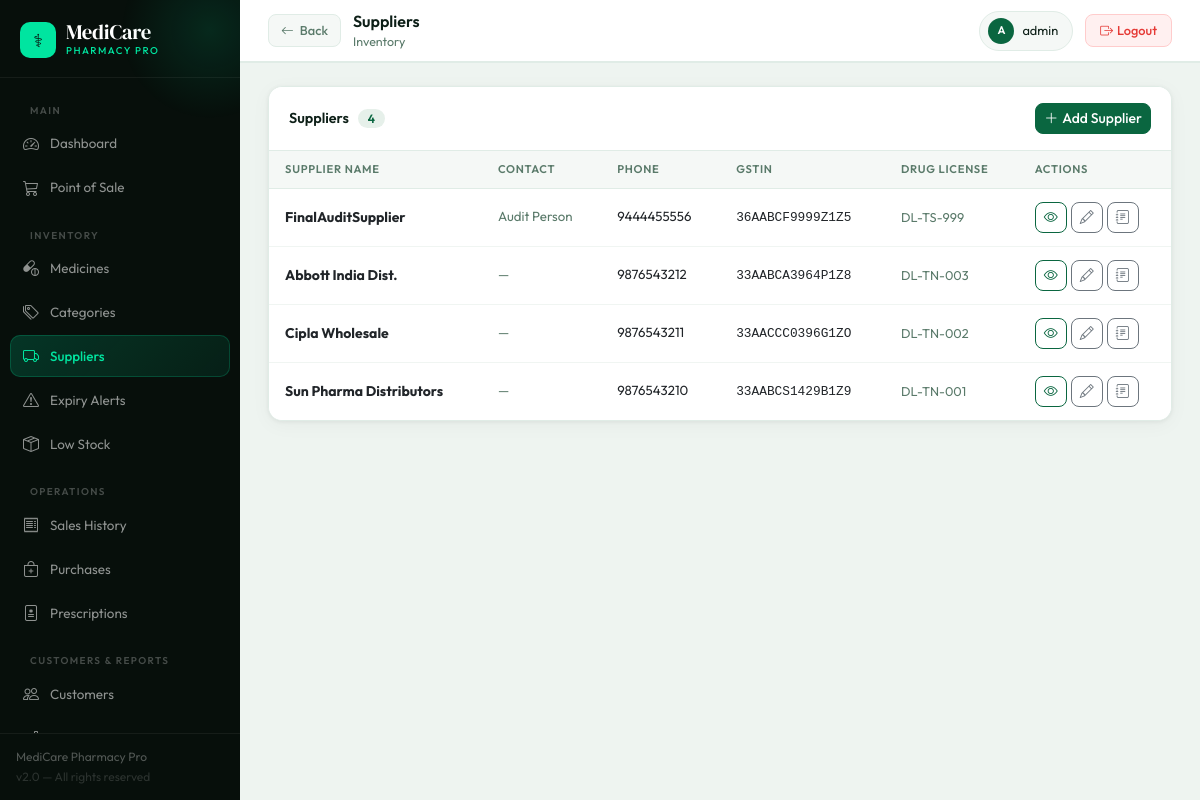
The page /inventory/suppliers/ (signed in) on the database its author committed.
### inventory/models.py (models this page shows, shortened)
class Supplier(models.Model):
    name = models.CharField(max_length=200)
    contact_person = models.CharField(max_length=100, blank=True)
    phone = models.CharField(max_length=20)
    email = models.EmailField(blank=True)
    address = models.TextField(blank=True)
    gstin = models.CharField(max_length=15, blank=True)
    drug_license = models.CharField(max_length=50, blank=True)
    is_active = models.BooleanField(default=True)
    created_at = models.DateTimeField(auto_now_add=True)
    class Meta:
        ordering = ['-created_at']

### inventory/views.py (the view)
# urls.py: path('suppliers/', views.supplier_list, name='supplier_list'),
@login_required
def supplier_list(request):
    suppliers = Supplier.objects.filter(is_active=True)
    return render(request, 'inventory/supplier_list.html', {'suppliers': suppliers})

### templates/inventory/supplier_list.html (shortened to what this page needs)
{% extends 'base.html' %}
{% block breadcrumb %}Inventory{% endblock %}
{% block back_button %}<a href="/" class="back-btn"><i class="bi bi-arrow-left"></i> Back</a>{% endblock %}
{% block page_title %}Suppliers{% endblock %}
{% block content %}
<div class="card">
  <div class="card-header">
    <span>Suppliers <span style="background:#e6f0ea;color:var(--primary);border-radius:20px;padding:2px 10px;font-size:.75rem;margin-left:6px;">{{ suppliers.count }}</span></span>
    <a href="{% url 'supplier_add' %}" class="btn btn-sm btn-primary"><i class="bi bi-plus-lg me-1"></i>Add Supplier</a>
  </div>
  <div class="table-responsive">
    <table class="table mb-0">
      <thead><tr><th>Supplier Name</th><th>Contact</th><th>Phone</th><th>GSTIN</th><th>Drug License</th><th>Actions</th></tr></thead>
      <tbody>
      {% for s in suppliers %}
      <tr>
        <td><strong style="font-size:.875rem;">{{ s.name }}</strong></td>
        <td style="font-size:.83rem;color:var(--text-muted);">{{ s.contact_person|default:"—" }}</td>
        <td style="font-size:.83rem;">{{ s.phone }}</td>
        <td style="font-size:.8rem;font-family:monospace;">{{ s.gstin|default:"—" }}</td>
        <td style="font-size:.8rem;color:var(--text-muted);">{{ s.drug_license|default:"—" }}</td>
        <td>
          <div class="d-flex gap-1">
            <a href="{% url 'supplier_detail' s.pk %}" class="btn btn-sm btn-outline-primary" title="View"><i class="bi bi-eye"></i></a>
            <a href="{% url 'supplier_edit' s.pk %}" class="btn btn-sm btn-outline-secondary" title="Edit"><i class="bi bi-pencil"></i></a>
            <a href="{% url 'supplier_ledger' s.pk %}" class="btn btn-sm btn-outline-secondary" title="Ledger"><i class="bi bi-journal-text"></i></a>
          </div>
        </td>
      </tr>
      {% empty %}
      <tr><td colspan="6"><div class="empty-state"><i class="bi bi-truck"></i><p>No suppliers yet. <a href="{% url 'supplier_add' %}">Add one</a></p></div></td></tr>
      {% endfor %}
      </tbody>
    </table>
  </div>
</div>
{% endblock %}

### templates/base.html (shortened to what this page needs)
<!DOCTYPE html>
<html lang="en">
<head>
<link href="https://cdn.jsdelivr.net/npm/bootstrap@5.3.0/dist/css/bootstrap.min.css" rel="stylesheet">
<link href="https://cdn.jsdelivr.net/npm/bootstrap-icons@1.11.0/font/bootstrap-icons.css" rel="stylesheet">
</head>
<body>
{% if user.is_authenticated %}
<aside class="sidebar">
  <div class="sb-brand">
    <div class="logo-wrap">
      <div class="logo-icon">⚕</div>
      <div>
        <div class="logo-text">MediCare</div>
        <div class="logo-sub">Pharmacy Pro</div>
      </div>
    </div>
  </div>
  <nav class="sb-nav">
    <div class="sb-section">Main</div>
    <a href="/" class="sb-link {% if request.path == '/' %}active{% endif %}">
      <i class="bi bi-speedometer2"></i> Dashboard
    </a>
    <a href="{% url 'pos' %}" class="sb-link {% if '/sales/pos' in request.path %}active{% endif %}">
      <i class="bi bi-cart3"></i> Point of Sale
    </a>
    <div class="sb-section">Inventory</div>
    <a href="{% url 'medicine_list' %}" class="sb-link ">
      <i class="bi bi-capsule-pill"></i> Medicines
    </a>
    <a href="{% url 'category_list' %}" class="sb-link {% if 'categor' in request.path %}active{% endif %}">
      <i class="bi bi-tags"></i> Categories
    </a>
    <a href="{% url 'supplier_list' %}" class="sb-link {% if 'supplier' in request.path %}active{% endif %}">
      <i class="bi bi-truck"></i> Suppliers
    </a>
    <a href="{% url 'expiry_alerts' %}" class="sb-link {% if 'expiry' in request.path %}active{% endif %}">
      <i class="bi bi-exclamation-triangle"></i> Expiry Alerts
    </a>
    <a href="{% url 'low_stock_list' %}" class="sb-link {% if 'low-stock' in request.path %}active{% endif %}">
      <i class="bi bi-box-seam"></i> Low Stock
    </a>
    <div class="sb-section">Operations</div>
    <a href="{% url 'sale_list' %}" class="sb-link {% if '/sales/' in request.path and 'pos' not in request.path %}active{% endif %}">
      <i class="bi bi-receipt"></i> Sales History
    </a>
    <a href="{% url 'po_list' %}" class="sb-link {% if '/purchase' in request.path %}active{% endif %}">
      <i class="bi bi-bag-plus"></i> Purchases
    </a>
    <a href="{% url 'prescription_list' %}" class="sb-link {% if '/prescriptions' in request.path %}active{% endif %}">
      <i class="bi bi-file-medical"></i> Prescriptions
    </a>
    <div class="sb-section">Customers & Reports</div>
    <a href="{% url 'customer_list' %}" class="sb-link {% if '/customers' in request.path %}active{% endif %}">
      <i class="bi bi-people"></i> Customers
    </a>
    <a href="{% url 'analytics_dashboard' %}" class="sb-link {% if '/analytics' in request.path and 'gst' not in request.path and 'profit' not in request.path %}active{% endif %}">
      <i class="bi bi-bar-chart-line"></i> Analytics
    </a>
  </nav>
  <div class="sb-footer">
    <div>MediCare Pharmacy Pro</div>
    <div style="color:rgba(255,255,255,.15);margin-top:2px;">v2.0 — All rights reserved</div>
  </div>
</aside>
<div class="main">
  <header class="topbar">
    <div class="topbar-left">
      {% block back_button %}{% endblock %}
      <div>
        <div class="topbar-title">{% block page_title %}Dashboard{% endblock %}</div>
        <div class="topbar-breadcrumb">{% block breadcrumb %}MediCare Pharmacy{% endblock %}</div>
      </div>
    </div>
    <div class="topbar-right">
      <div class="user-chip">
        <div class="user-avatar">{{ user.username|first|upper }}</div>
        <span>{{ user.get_full_name|default:user.username }}</span>
      </div>
      <a href="{% url 'logout' %}" class="logout-btn"><i class="bi bi-box-arrow-right me-1"></i>Logout</a>
    </div>
  </header>
  <div class="page-content">
    {% block content %}{% endblock %}
  </div>
</div>
{% else %}
{% block auth_content %}{% endblock %}
{% endif %}
</body>
</html>

### rows shown on the page
Supplier: name "FinalAuditSupplier", contact_person "Audit Person", phone "9444455556", gstin "36AABCF9999Z1Z5", drug_license "DL-TS-999"
Supplier: name "Abbott India Dist.", contact_person "—", phone "9876543212", gstin "33AABCA3964P1Z8", drug_license "DL-TN-003"
Supplier: name "Cipla Wholesale", contact_person "—", phone "9876543211", gstin "33AACCC0396G1ZO", drug_license "DL-TN-002"
Supplier: name "Sun Pharma Distributors", contact_person "—", phone "9876543210", gstin "33AABCS1429B1Z9", drug_license "DL-TN-001"

### other values the page prints
{{ user.username|first|upper }} "A"
{{ user.get_full_name|default:user.username }} "admin"
{{ suppliers.count }} "4"
